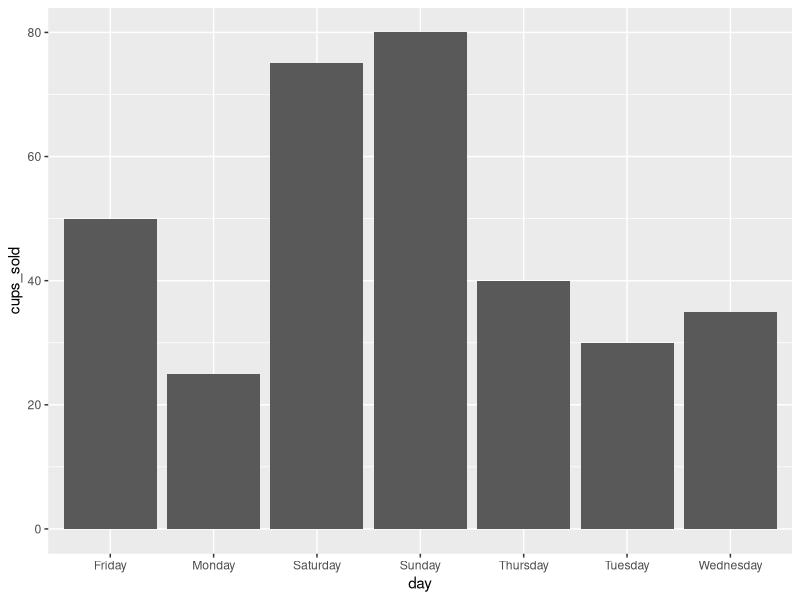
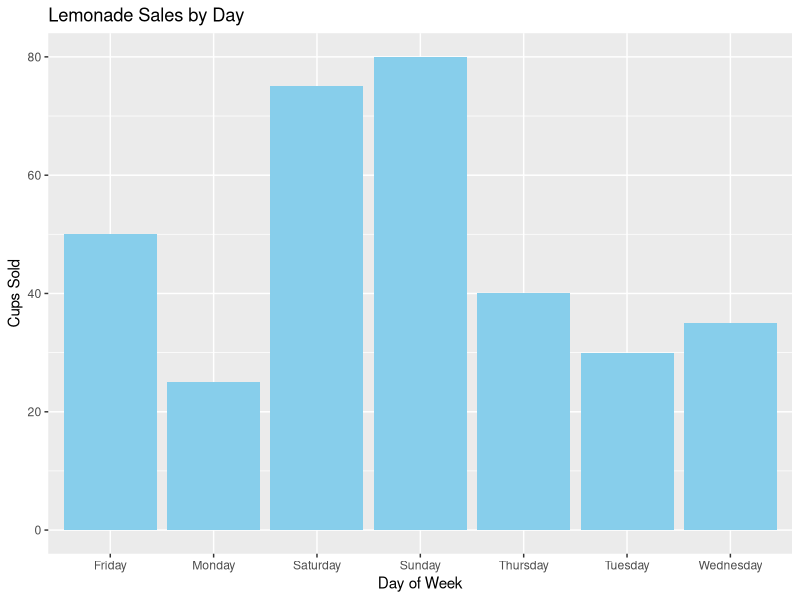
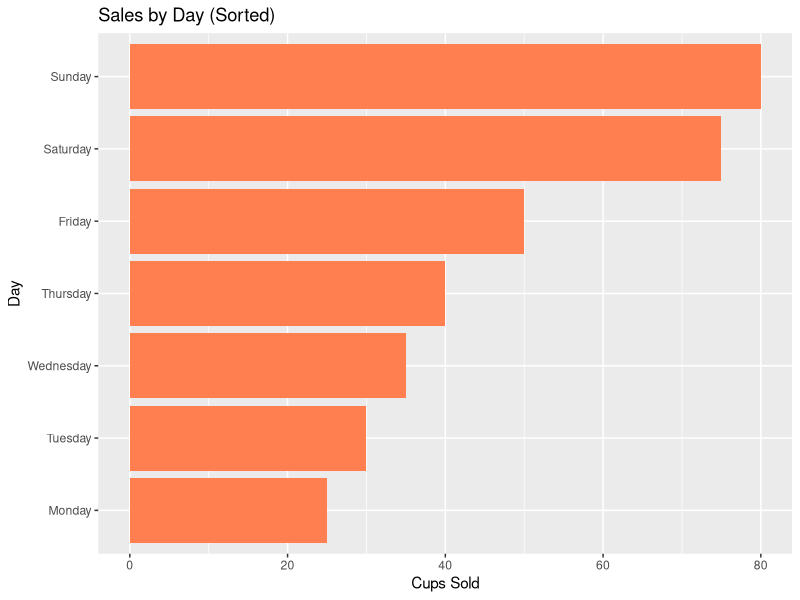
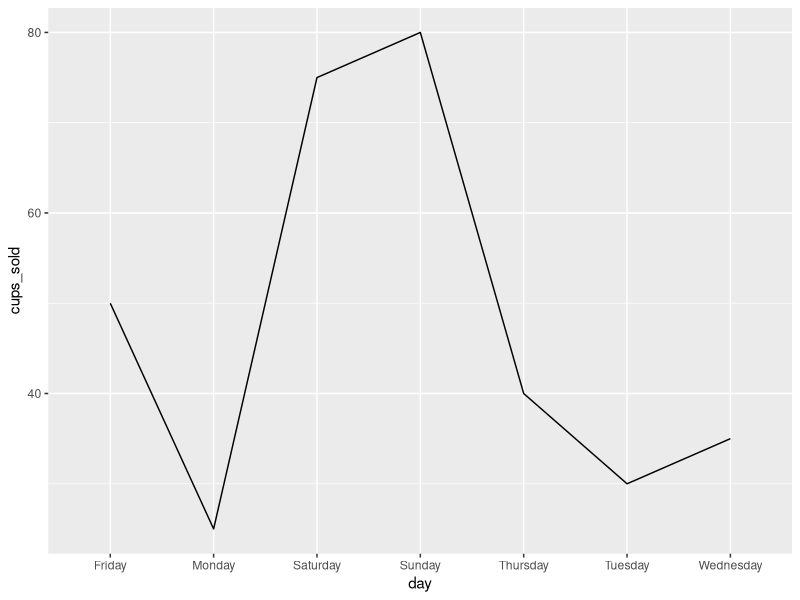
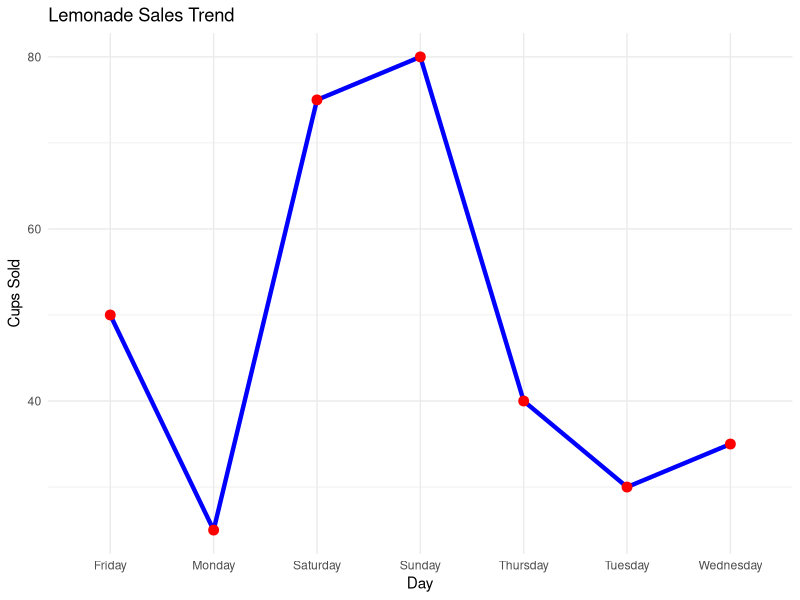
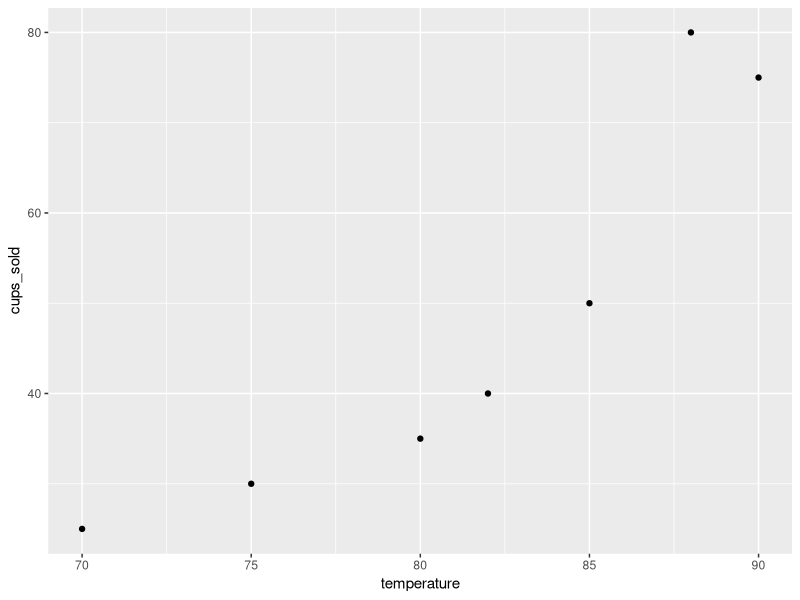
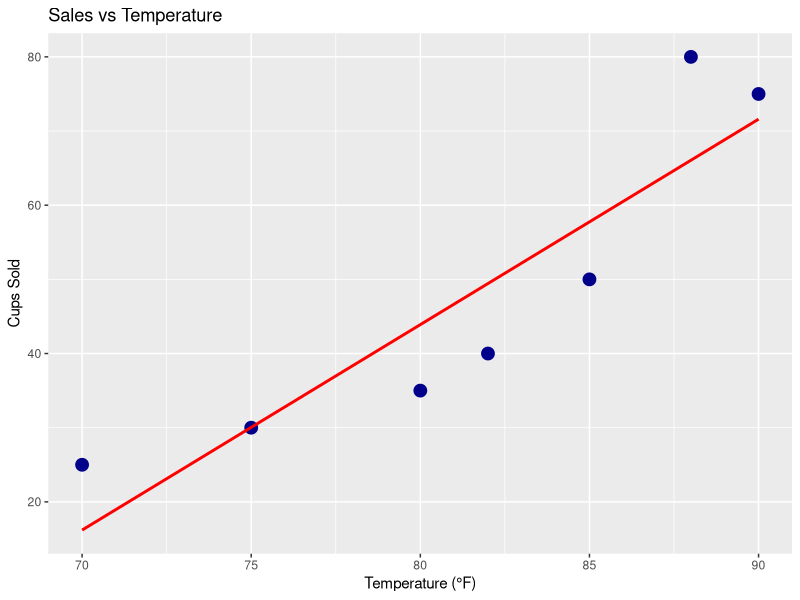
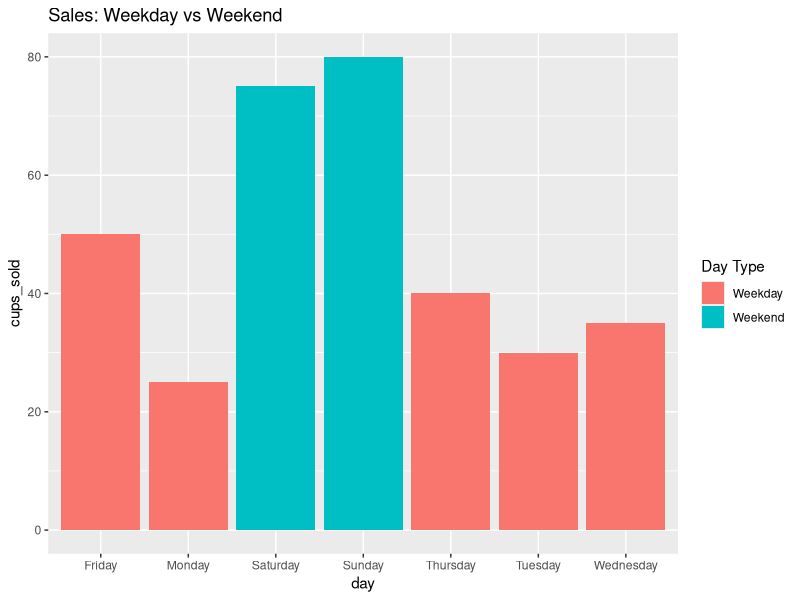

Source code (R) for these figures, in order:
## ---- chunk 1
knitr::opts_chunk$set(echo = TRUE, warning = FALSE, message = FALSE, fig.width = 10, fig.height = 6)
## ---- chunk 2
# Load packages
library(tidyverse)  # This includes ggplot2!

# Check if it loaded
cat("✓ Packages loaded successfully!\n")
## ---- chunk 3
# Weekly sales data
lemonade <- tibble(
  day = c("Monday", "Tuesday", "Wednesday", "Thursday", "Friday", "Saturday", "Sunday"),
  cups_sold = c(25, 30, 35, 40, 50, 75, 80),
  temperature = c(70, 75, 80, 82, 85, 90, 88),
  price = c(2.00, 2.00, 2.50, 2.50, 2.50, 3.00, 3.00)
)

# Look at the data
lemonade
## ---- chunk 4
# Basic bar chart
ggplot(data = lemonade, aes(x = day, y = cups_sold)) +
  geom_col()
## ---- chunk 5
ggplot(lemonade, aes(x = day, y = cups_sold)) +
  geom_col(fill = "skyblue") +  # Color the bars
  labs(
    title = "Lemonade Sales by Day",
    x = "Day of Week",
    y = "Cups Sold"
  )
## ---- chunk 6
# Your code here:

## ---- chunk 7
ggplot(lemonade, aes(x = reorder(day, cups_sold), y = cups_sold)) +
  geom_col(fill = "coral") +
  labs(title = "Sales by Day (Sorted)", x = "Day", y = "Cups Sold") +
  coord_flip()  # Make horizontal
## ---- chunk 8
# Your code here:

## ---- chunk 9
ggplot(lemonade, aes(x = day, y = cups_sold)) +
  geom_line(group = 1)  # group = 1 connects all points
## ---- chunk 10
ggplot(lemonade, aes(x = day, y = cups_sold, group = 1)) +
  geom_line(color = "blue", size = 1.5) +  # Thicker blue line
  geom_point(color = "red", size = 3) +    # Add red dots
  labs(
    title = "Lemonade Sales Trend",
    x = "Day",
    y = "Cups Sold"
  ) +
  theme_minimal()  # Clean look
## ---- chunk 11
# Your code here:

## ---- chunk 12
ggplot(lemonade, aes(x = temperature, y = cups_sold)) +
  geom_point()
## ---- chunk 13
ggplot(lemonade, aes(x = temperature, y = cups_sold)) +
  geom_point(size = 4, color = "darkblue") +
  geom_smooth(method = "lm", se = FALSE, color = "red") +  # Add trend line
  labs(
    title = "Sales vs Temperature",
    x = "Temperature (°F)",
    y = "Cups Sold"
  )
## ---- chunk 14
# Your code here:

## ---- chunk 15
# Add a weekend column
lemonade <- lemonade %>%
  mutate(
    is_weekend = if_else(day %in% c("Saturday", "Sunday"), "Weekend", "Weekday")
  )

# Color by weekend
ggplot(lemonade, aes(x = day, y = cups_sold, fill = is_weekend)) +
  geom_col() +
  labs(title = "Sales: Weekday vs Weekend", fill = "Day Type")
## ---- chunk 16
# Try different themes!
p <- ggplot(lemonade, aes(x = day, y = cups_sold)) +
  geom_col(fill = "steelblue") +
  labs(title = "Lemonade Sales")

# Theme 1: Minimal (clean)
p + theme_minimal()

# Theme 2: Classic (traditional)
# p + theme_classic()

# Theme 3: Dark
# p + theme_dark()
## ---- chunk 17
# Your code here:

## ---- chunk 18
library(patchwork)  # For combining charts

# Chart 1: Bar chart
p1 <- ggplot(lemonade, aes(x = day, y = cups_sold)) +
  geom_col(fill = "coral") +
  labs(title = "Cups Sold") +
  theme_minimal()

# Chart 2: Line chart
p2 <- ggplot(lemonade, aes(x = day, y = temperature, group = 1)) +
  geom_line(color = "red", size = 1.2) +
  geom_point(size = 3) +
  labs(title = "Temperature") +
  theme_minimal()

# Put them side by side
p1 | p2
## ---- chunk 19
# Put one above the other
p1 / p2
## ---- chunk 20
# Your code here:

## ---- chunk 21
# Create pizza shop data
pizza_shop <- tibble(
  day = c("Mon", "Tue", "Wed", "Thu", "Fri", "Sat", "Sun"),
  pizzas_sold = c(45, 52, 48, 55, 85, 120, 110),
  revenue = c(450, 520, 480, 550, 850, 1200, 1100),
  customers = c(30, 35, 32, 37, 55, 75, 70),
  day_type = c("Weekday", "Weekday", "Weekday", "Weekday", "Weekday", "Weekend", "Weekend")
)

pizza_shop
## ---- chunk 22
# Your code here:

## ---- chunk 23
# Your code here:

## ---- chunk 24
# Your code here:

## ---- chunk 25
# Your code here:

## ---- chunk 26
# Your code here:

## ---- chunk 27
weather <- tibble(
  month = c("Jan", "Feb", "Mar", "Apr", "May", "Jun"),
  avg_temp = c(32, 35, 45, 55, 65, 75),
  rainfall = c(2.5, 2.0, 3.0, 3.5, 4.0, 3.0)
)

# Task 1: Bar chart of temperature by month
# Task 2: Line chart of rainfall
# Task 3: Scatter plot: temp vs rainfall

# Your code here:

## ---- chunk 28
grades <- tibble(
  student = c("Alice", "Bob", "Charlie", "Diana", "Eve"),
  math = c(85, 92, 78, 95, 88),
  science = c(90, 85, 82, 98, 91)
)

# Task 1: Bar chart of math grades
# Task 2: Scatter plot: math vs science
# Task 3: Compare both subjects side by side

# Your code here:

## ---- chunk 29
sessionInfo()
